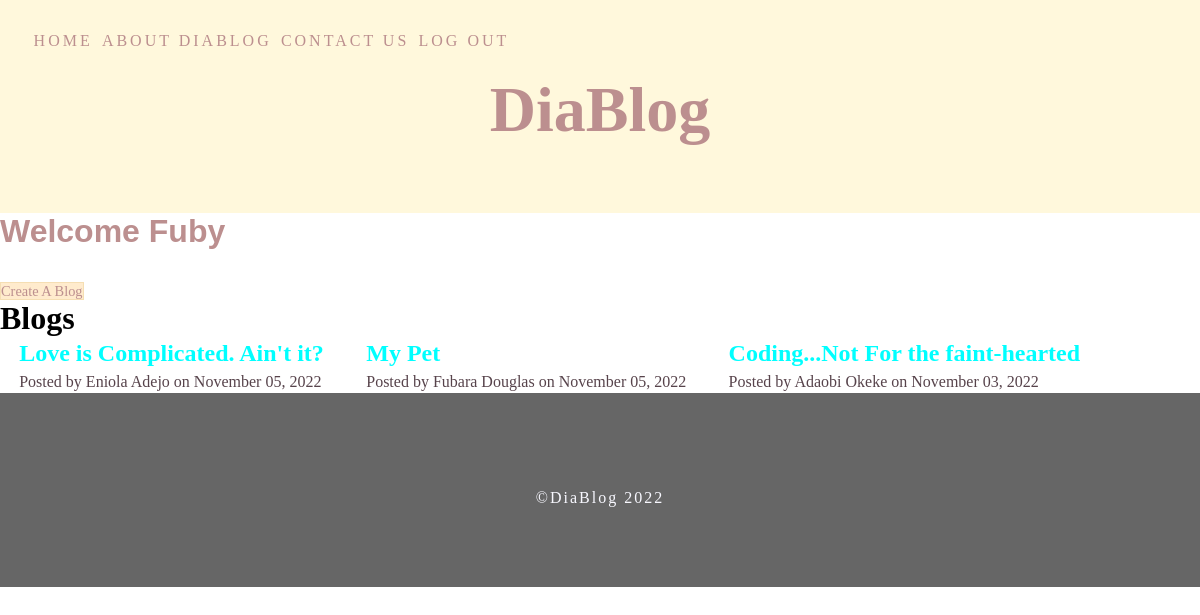
The app's page / (signed in) with its own data.
### app.py (models this page shows, shortened)
class User(db.Model, UserMixin):
    id = db.Column(db.Integer(), primary_key=True)
    first_name = db.Column(db.String(100), nullable=False)
    last_name = db.Column(db.String(150), nullable=False)
    username = db.Column(db.String(), nullable=False, unique=True)
    gender = db.Column(db.String(), nullable=False)
    email = db.Column(db.String(), nullable=False, unique=True)
    password_hash = db.Column(db.Text(), nullable=False)
    blogpost = db.relationship('Blogpost', backref='user')

class Blogpost(db.Model):
    id = db.Column(db.Integer(), primary_key=True)
    title = db.Column(db.String(50), nullable=False, unique=True)
    author = db.Column(db.String(30), nullable=False)
    content = db.Column(db.Text(), nullable=False)
    date_created = db.Column(db.DateTime(), nullable=False, default=datetime.utcnow())
    user_id = db.Column(db.Integer, db.ForeignKey('user.id'))

### app.py (the view)
@app.route('/')
def index():
    posts = Blogpost.query.order_by(Blogpost.date_created.desc()).all()
    return render_template('index.html', posts=posts)

### app.py (called while the page is built)
@login_manager.user_loader
def user_loader(id):
    return User.query.get(int(id))

### templates/index.html
{% extends 'base.html' %}
{% block content %}
{% if current_user.is_authenticated %}
    <h3 class="head">Welcome {{ current_user.username }}</h3>
{% else %}
    <h3 class="head">Welcome</h3>
{% endif %}
<div>
    {% if current_user.is_authenticated %}
        <a class="create-btn" href="{{url_for('addpost')}}">Create A Blog</a>
    {% endif %}
</div>
<span class="title"><h4>Blogs</h4></span>
    <div class="content">
        {% for post in posts %}
            <div class="container">
                <div class="blog-title">
                    <a href="{{url_for('blog', blog_id=post.id)}}">
                        <h2>{{ post.title }}</h2>
                    </a>
                </div>
                <p>Posted by {{ post.author }} on {{ post.date_created.strftime('%B %d, %Y') }}</p>
            </div>
        {% endfor %}
    </div>
{% endblock content %}

### static/css/main.css (style rules this page uses)
* { padding: 0; margin: 0; font-family: cursive; }
.content { line-height: 1.4; color: beige; padding: 0; justify-content: center }
.container { max-width: 1320px; height: 0 auto; margin: 0 1.2rem; justify-content: center; align-items: center; display: inline-block; }
.head { font-family: 'Franklin Gothic Medium', 'Arial Narrow', Arial, sans-serif; font-size: 2rem; color: rosybrown; margin-bottom: 2rem; }
.title { color: #000; font-size: 2rem; font-weight: bolder; }
.content p { color: rgb(87, 67, 75); }
.blog-title a { text-decoration: none; color: aqua; cursor: pointer; }
.create-btn { text-decoration: none; color: rosybrown; cursor: pointer; text-align: right; width: 100px; background-color: blanchedalmond; border: 1px solid wheat; font-size: 0.9rem; }

### records on screen
User: username "Fuby"
Blogpost: title "Love is Complicated. Ain't it?", author "Eniola Adejo", date_created "November 05, 2022"
Blogpost: title "My Pet", author "Fubara Douglas", date_created "November 05, 2022"
Blogpost: title "Coding...Not For the faint-hearted", author "Adaobi Okeke", date_created "November 03, 2022"
